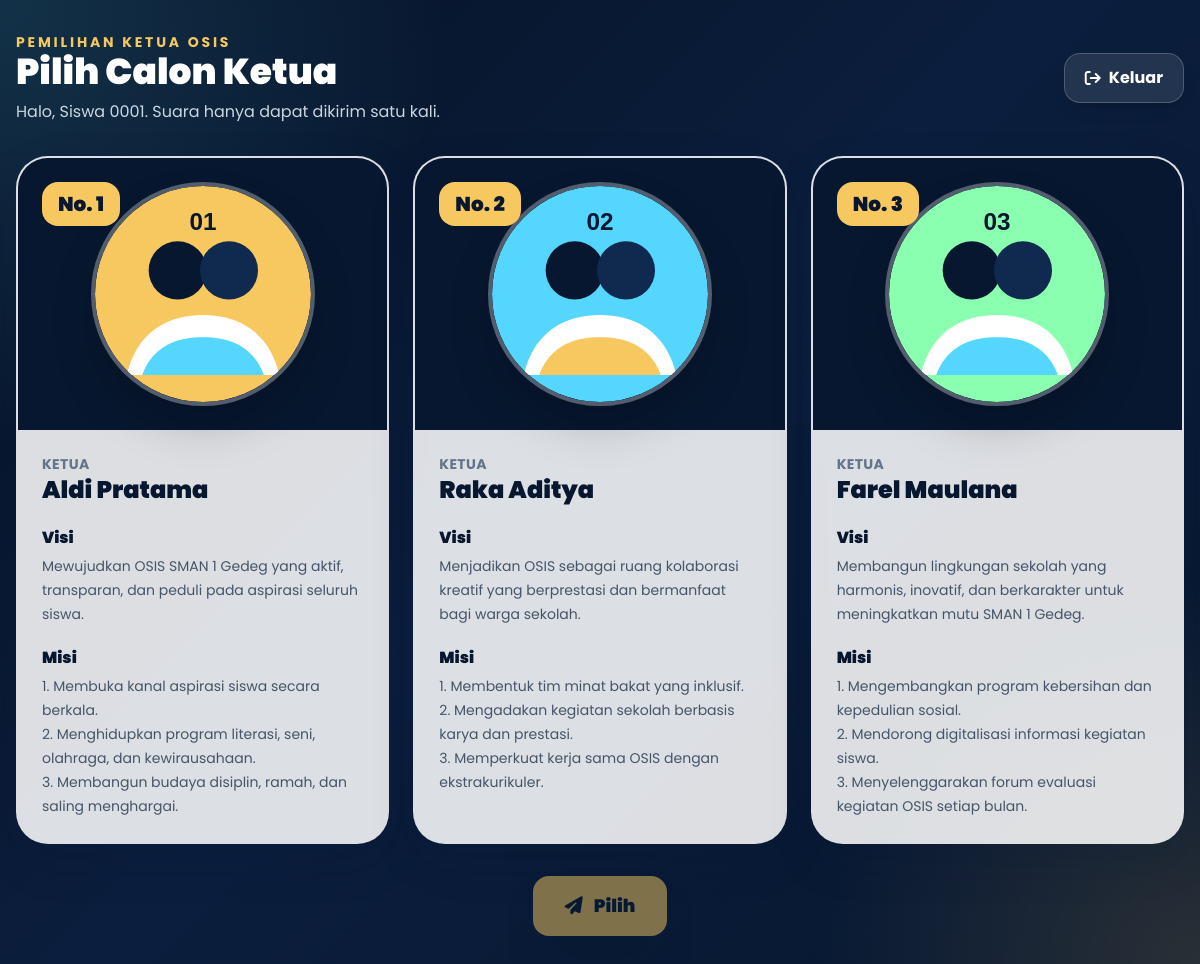
The page /vote.php (signed in) on the database its author committed.
### tables this page shows
CREATE TABLE candidates (
    id INT UNSIGNED AUTO_INCREMENT PRIMARY KEY,
    number TINYINT UNSIGNED NOT NULL UNIQUE,
    photo VARCHAR(255) NOT NULL,
    chair_name VARCHAR(120) NOT NULL,
    vision TEXT NOT NULL,
    mission TEXT NOT NULL,
    total_votes INT UNSIGNED NOT NULL DEFAULT 0,
    created_at TIMESTAMP DEFAULT CURRENT_TIMESTAMP
);

### includes/functions.php (called while the page is built, shortened)
<?php
function e(?string $value): string
{
    return htmlspecialchars((string) $value, ENT_QUOTES, 'UTF-8');
}

### vote.php (the view, shortened to what this page needs)
<?php
require_once __DIR__ . '/config/database.php';
require_once __DIR__ . '/includes/functions.php';
$candidates = $pdo->query('SELECT * FROM candidates ORDER BY number ASC')->fetchAll();
?>
<!doctype html>
<html lang="id">
<head>
    <script src="https://cdn.tailwindcss.com"></script>
    <link rel="stylesheet" href="https://cdnjs.cloudflare.com/ajax/libs/font-awesome/6.5.2/css/all.min.css">
    <link rel="stylesheet" href="https://unpkg.com/aos@2.3.1/dist/aos.css">
    <link rel="stylesheet" href="assets/css/style.css">
</head>
<body class="min-h-screen px-4 py-8">
    <header class="mx-auto mb-8 flex max-w-7xl flex-col gap-4 sm:flex-row sm:items-center sm:justify-between" data-aos="fade-down">
        <div>
            <p class="text-sm font-bold uppercase tracking-[0.2em] text-[#f6c85f]">Pemilihan Ketua OSIS</p>
            <h1 class="text-3xl font-black text-white sm:text-4xl">Pilih Calon Ketua</h1>
            <p class="mt-2 text-slate-300">Halo, <?= e($_SESSION['user_name']); ?>. Suara hanya dapat dikirim satu kali.</p>
        </div>
        <a class="btn-ripple inline-flex items-center justify-center gap-2 rounded-2xl border border-white/20 bg-white/10 px-5 py-3 font-bold text-white shadow-lg transition hover:bg-white hover:text-[#07172f]" href="logout.php">
            <i class="fa-solid fa-arrow-right-from-bracket"></i>
            Keluar
        </a>
    </header>
    <main class="mx-auto max-w-7xl">
        <form method="post" data-vote-form>
            <div class="grid gap-6 lg:grid-cols-3">
                <?php foreach ($candidates as $candidate): ?>
                    <article class="candidate-card glass-light relative cursor-pointer overflow-hidden rounded-[2rem] border-2 border-transparent text-slate-900" data-aos="fade-up" data-candidate-card data-candidate-id="<?= (int) $candidate['id']; ?>" data-candidate-name="<?= e($candidate['chair_name']); ?>">
                        <div class="relative bg-[#07172f] p-6 text-white">
                            <div class="absolute left-6 top-6 rounded-2xl bg-[#f6c85f] px-4 py-2 text-xl font-black text-[#07172f]">No. <?= (int) $candidate['number']; ?></div>
                            <img class="mx-auto h-56 w-56 rounded-full border-4 border-white/30 object-cover shadow-2xl" src="<?= e($candidate['photo']); ?>" alt="Foto calon ketua nomor <?= (int) $candidate['number']; ?>">
                        </div>
                        <div class="space-y-5 p-6">
                            <div>
                                <p class="text-sm font-bold uppercase tracking-wide text-slate-500">Ketua</p>
                                <h2 class="text-2xl font-black text-[#07172f]"><?= e($candidate['chair_name']); ?></h2>
                            </div>
                            <div>
                                <p class="font-black text-[#07172f]">Visi</p>
                                <p class="mt-1 text-sm leading-6 text-slate-600"><?= e($candidate['vision']); ?></p>
                            </div>
                            <div>
                                <p class="font-black text-[#07172f]">Misi</p>
                                <p class="mt-1 whitespace-pre-line text-sm leading-6 text-slate-600"><?= e($candidate['mission']); ?></p>
                            </div>
                        </div>
                    </article>
                <?php endforeach; ?>
            </div>
            <div class="sticky bottom-4 z-20 mt-8 flex justify-center">
                <button type="button" data-open-confirm disabled class="btn-ripple cursor-not-allowed rounded-2xl bg-[#f6c85f] px-8 py-4 text-lg font-black text-[#07172f] opacity-50 shadow-2xl transition hover:-translate-y-0.5">
                    <i class="fa-solid fa-paper-plane mr-2"></i>
                    Pilih
                </button>
            </div>
        </form>
    </main>
</body>
</html>

### assets/css/style.css (style rules this page uses)
:root { --navy: #07172f; --navy-soft: #10294f; --gold: #f6c85f; --cyan: #54d6ff; }
* { box-sizing: border-box; }
html { scroll-behavior: smooth; }
body { min-height: 100vh; font-family: 'Poppins', sans-serif; background: radial-gradient(circle at top left, rgba(84, 214, 255, 0.16), transparent 28rem), radial-gradient(circle at bottom right, rgba(246, 200, 95, 0.14), transparent 24rem), linear-gradient(135deg, #061225 0%, #0b1e3d 48%, #07172f 100%); color: #f8fafc; }
.glass-light { border: 1px solid rgba(7, 23, 47, 0.08); background: rgba(255, 255, 255, 0.86); box-shadow: 0 18px 45px rgba(7, 23, 47, 0.14); }
.btn-ripple { position: relative; overflow: hidden; }
.candidate-card { transition: transform 180ms ease, box-shadow 180ms ease, border-color 180ms ease; }

### rows shown on the page
candidates: number "1", photo (picture), chair_name "Aldi Pratama", vision "Mewujudkan OSIS SMAN 1 Gedeg yang aktif, transparan, dan peduli pada aspirasi seluruh siswa.", mission "1. Membuka kanal aspirasi siswa secara berkala. 2. Menghidupkan program literasi, seni, olahraga, dan kewirausahaan. 3. Membangun budaya disiplin, ramah, dan saling menghargai."
candidates: number "2", photo (picture), chair_name "Raka Aditya", vision "Menjadikan OSIS sebagai ruang kolaborasi kreatif yang berprestasi dan bermanfaat bagi warga sekolah.", mission "1. Membentuk tim minat bakat yang inklusif. 2. Mengadakan kegiatan sekolah berbasis karya dan prestasi. 3. Memperkuat kerja sama OSIS dengan ekstrakurikuler."
candidates: number "3", photo (picture), chair_name "Farel Maulana", vision "Membangun lingkungan sekolah yang harmonis, inovatif, dan berkarakter untuk meningkatkan mutu SMAN 1 Gedeg.", mission "1. Mengembangkan program kebersihan dan kepedulian sosial. 2. Mendorong digitalisasi informasi kegiatan siswa. 3. Menyelenggarakan forum evaluasi kegiatan OSIS setiap bulan."

### other values the page prints
$_SESSION['user_name'] "Siswa 0001"
